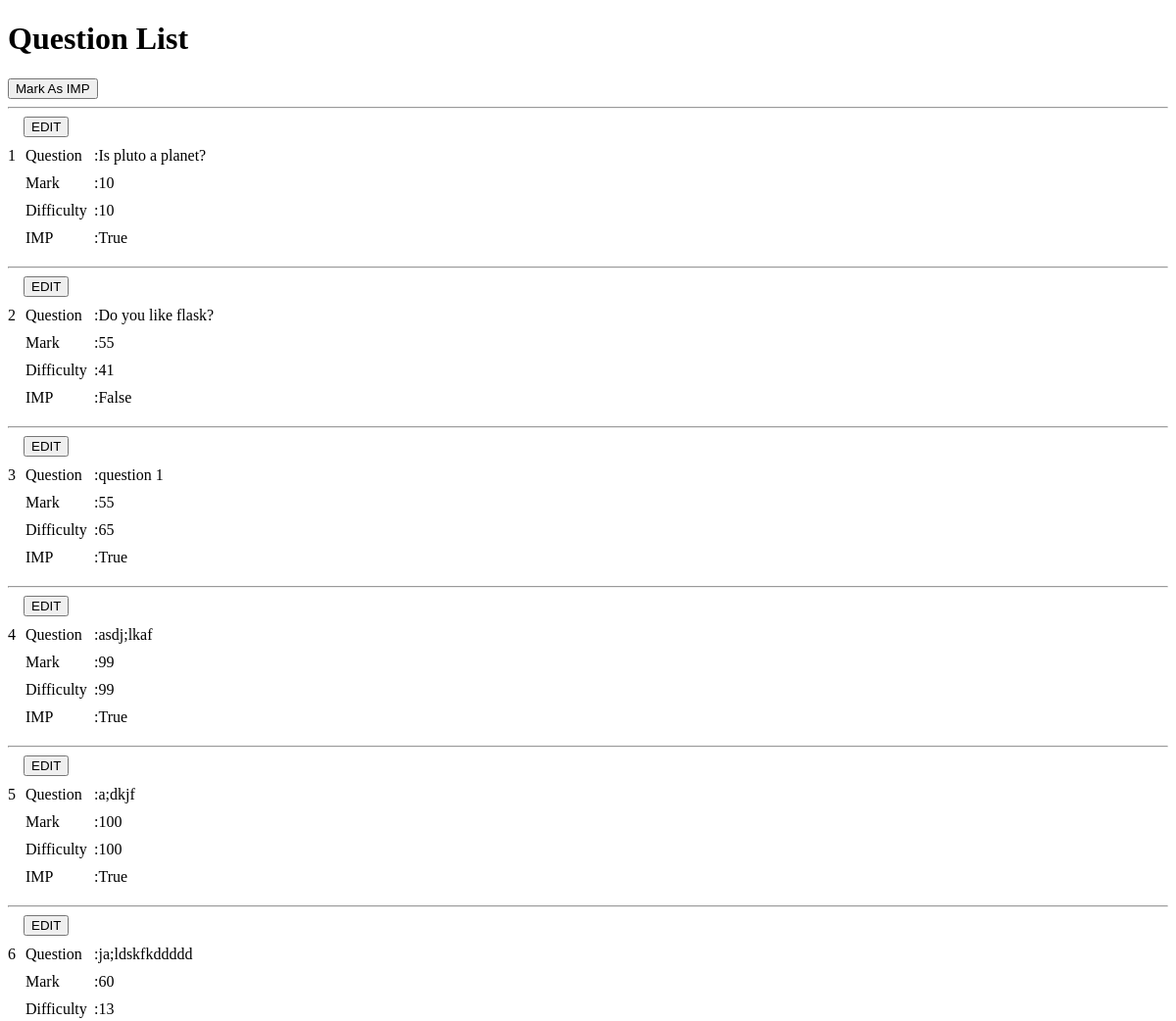
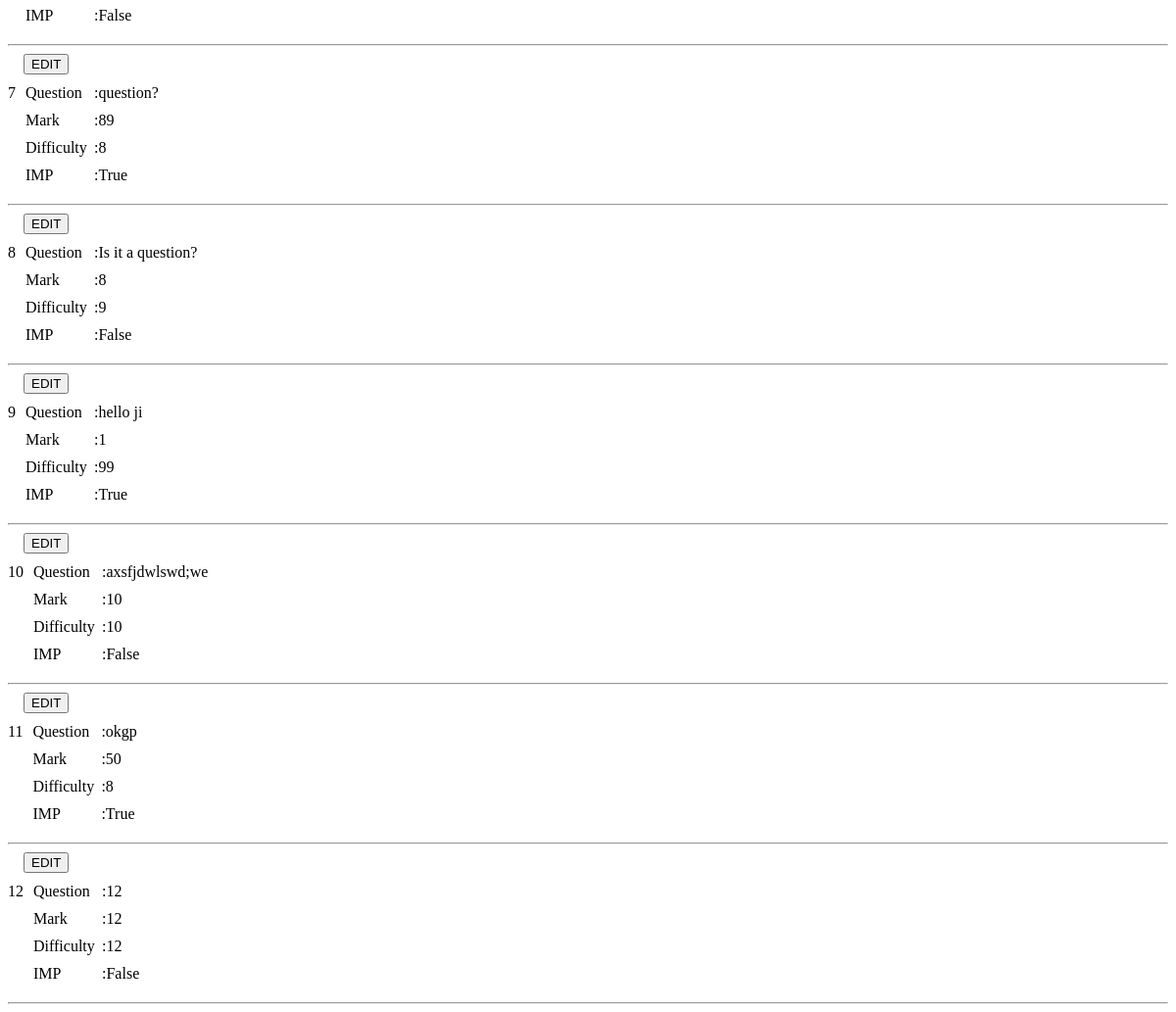
/question, run on an earlier commit of the app's database (2 pictures, top to bottom).
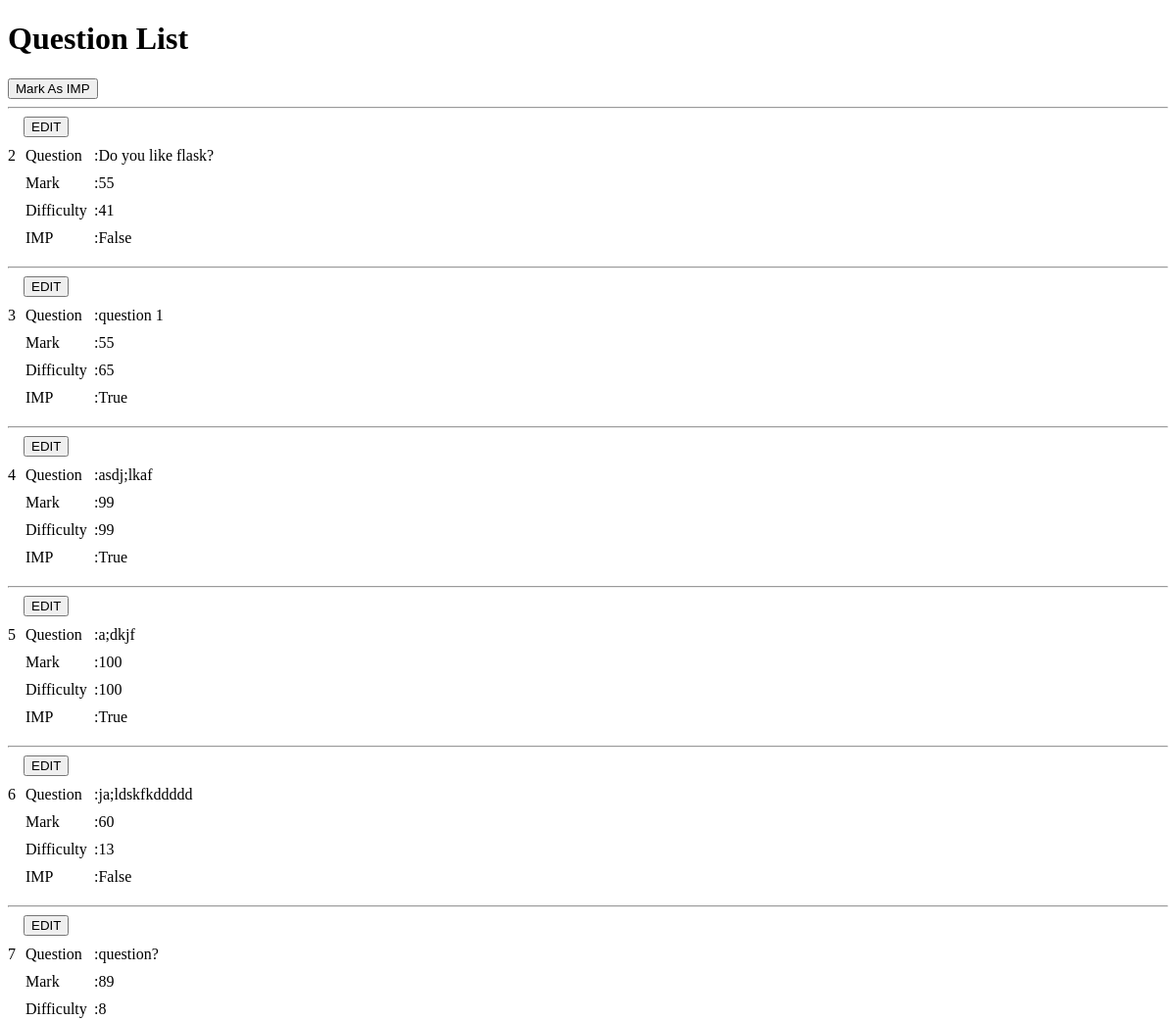
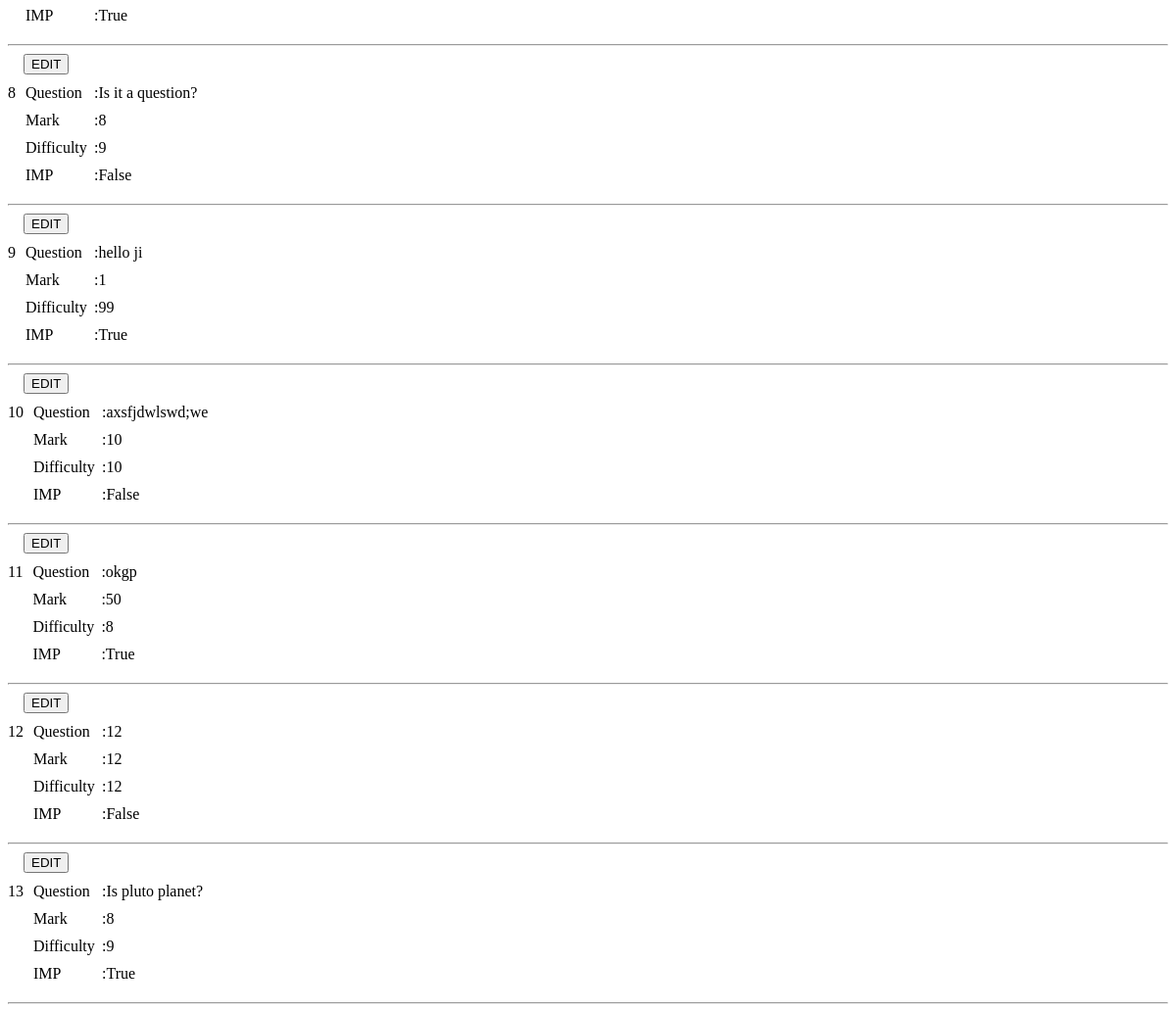
And on a later commit of the database (2 pictures, top to bottom).
### flaskapp/models.py (models this page shows, shortened)
class Question(db.Model):
    id = db.Column(db.Integer, primary_key=True)
    question = db.Column(db.Text, nullable=False)
    mark = db.Column(db.Integer, nullable=False)
    difficulty = db.Column(db.Integer, nullable=False)
    imp = db.Column(db.Boolean, default=False)

### flaskapp/routes.py (the view)
@app.route("/question")
def questions():
    _questions = Question.query.all()
    return render_template("questions.html",
                           questions=_questions,
                           css_file='css/question_form.css',
                           js_file='js/update_question.js'
                           )

### flaskapp/templates/questions.html (shortened to what this page needs)
{% extends "layout.html" %} {% block main %}
    <div id="questions">
         {% block content %}
        <h1>Question List</h1>
        <button id="mark">Mark As IMP</button>
        <hr/>
        {% for q in questions %}
            <div class="controlBtn">
                <button class="editBtn">EDIT</button>
            </div>
            <div class="questionContainer">
                <div class="questionId">
                    {{ q.id }}
                </div>
                <div class="formContent">
                    <ul class="questions">
                        <li class="questionItems">
                            <div class="questionLabel">Question</div>
                            <div class="questionValue">:{{ q.question }}</div>
                        </li>
                        <li class="questionItems">
                            <div class="questionLabel">Mark</div>
                            <div class="questionValue">:{{ q.mark }}</div>
                        </li>
                        <li class="questionItems">
                            <div class="questionLabel">Difficulty</div>
                            <div class="questionValue">:{{ q.difficulty }}</div>
                        </li>
                        <li class="questionItems">
                            <div class="questionLabel">IMP</div>
                            <label
                            ><span class="questionValue">:{{ q.imp }}</span>
                                /></label>
                        </li>
                    </ul>
                </div>
            </div>
            <hr/>
        {% endfor %} {% endblock %}
    </div>
{% endblock %}

### flaskapp/templates/layout.html (shortened to what this page needs)
<!DOCTYPE html>
<html lang="en">
<head>
    <link rel="stylesheet" type="text/css" href=" {{ url_for('static', filename=css_file) }}"/>
</head>
<body>
{% block main %}
{% endblock main %}
</body>
</html>

### flaskapp/static/css/question_form.css (style rules this page uses)
.questionContainer { display: flex; margin: 0 0 10px 0; }
.questionId { margin: 10px 0; }
.questions { list-style-type: none; padding: 0 0 0 10px; margin: 0; }
.questionItems { display: flex; margin: 10px 0; }
.questionLabel { width: 70px; }
.controlBtn { margin-left: 16px; }

What changed in the data, as far as the page shows it:
removed Question: id "1", question "Is pluto a planet?", mark "10", difficulty "10", imp "True"
added Question: id "13", question "Is pluto planet?", mark "8", difficulty "9", imp "True"
